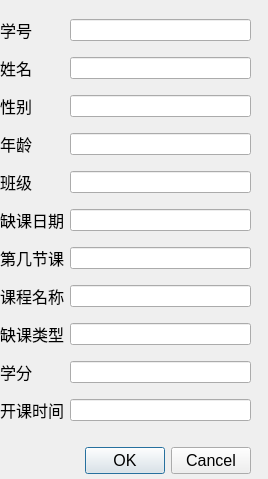
<?xml version="1.0" encoding="UTF-8"?>
<ui version="4.0">
 <class>editstudentinfo</class>
 <widget class="QWidget" name="editstudentinfo">
  <property name="geometry">
   <rect>
    <x>0</x>
    <y>0</y>
    <width>268</width>
    <height>479</height>
   </rect>
  </property>
  <property name="windowTitle">
   <string>Form</string>
  </property>
  <widget class="QDialogButtonBox" name="buttonBox">
   <property name="geometry">
    <rect>
     <x>0</x>
     <y>440</y>
     <width>251</width>
     <height>41</height>
    </rect>
   </property>
   <property name="sizePolicy">
    <sizepolicy hsizetype="Preferred" vsizetype="Preferred">
     <horstretch>0</horstretch>
     <verstretch>0</verstretch>
    </sizepolicy>
   </property>
   <property name="minimumSize">
    <size>
     <width>80</width>
     <height>0</height>
    </size>
   </property>
   <property name="font">
    <font>
     <pointsize>12</pointsize>
    </font>
   </property>
   <property name="layoutDirection">
    <enum>Qt::LeftToRight</enum>
   </property>
   <property name="autoFillBackground">
    <bool>true</bool>
   </property>
   <property name="standardButtons">
    <set>QDialogButtonBox::Cancel|QDialogButtonBox::Ok</set>
   </property>
  </widget>
  <widget class="QWidget" name="layoutWidget">
   <property name="geometry">
    <rect>
     <x>0</x>
     <y>10</y>
     <width>251</width>
     <height>431</height>
    </rect>
   </property>
   <layout class="QGridLayout" name="gridLayout">
    <item row="0" column="0">
     <widget class="QLabel" name="label">
      <property name="font">
       <font>
        <pointsize>12</pointsize>
       </font>
      </property>
      <property name="text">
       <string>学号</string>
      </property>
     </widget>
    </item>
    <item row="0" column="1">
     <widget class="QLineEdit" name="lineEdit_addid"/>
    </item>
    <item row="1" column="0">
     <widget class="QLabel" name="label_2">
      <property name="font">
       <font>
        <pointsize>12</pointsize>
       </font>
      </property>
      <property name="text">
       <string>姓名</string>
      </property>
     </widget>
    </item>
    <item row="1" column="1">
     <widget class="QLineEdit" name="lineEdit_addname"/>
    </item>
    <item row="2" column="0">
     <widget class="QLabel" name="label_3">
      <property name="font">
       <font>
        <pointsize>12</pointsize>
       </font>
      </property>
      <property name="text">
       <string>性别</string>
      </property>
     </widget>
    </item>
    <item row="2" column="1">
     <widget class="QLineEdit" name="lineEdit_addsex"/>
    </item>
    <item row="3" column="0">
     <widget class="QLabel" name="label_4">
      <property name="font">
       <font>
        <pointsize>12</pointsize>
       </font>
      </property>
      <property name="text">
       <string>年龄</string>
      </property>
     </widget>
    </item>
    <item row="3" column="1">
     <widget class="QLineEdit" name="lineEdit_addage"/>
    </item>
    <item row="4" column="0">
     <widget class="QLabel" name="label_5">
      <property name="font">
       <font>
        <pointsize>12</pointsize>
       </font>
      </property>
      <property name="text">
       <string>班级</string>
      </property>
     </widget>
    </item>
    <item row="4" column="1">
     <widget class="QLineEdit" name="lineEdit_addclassname"/>
    </item>
    <item row="5" column="0">
     <widget class="QLabel" name="label_6">
      <property name="font">
       <font>
        <pointsize>12</pointsize>
       </font>
      </property>
      <property name="text">
       <string>缺课日期</string>
      </property>
     </widget>
    </item>
    <item row="5" column="1">
     <widget class="QLineEdit" name="lineEdit_addcoursedate"/>
    </item>
    <item row="6" column="0">
     <widget class="QLabel" name="label_7">
      <property name="font">
       <font>
        <pointsize>12</pointsize>
       </font>
      </property>
      <property name="text">
       <string>第几节课</string>
      </property>
     </widget>
    </item>
    <item row="6" column="1">
     <widget class="QLineEdit" name="lineEdit_addcoursenum"/>
    </item>
    <item row="7" column="0">
     <widget class="QLabel" name="label_8">
      <property name="font">
       <font>
        <pointsize>12</pointsize>
       </font>
      </property>
      <property name="text">
       <string>课程名称</string>
      </property>
     </widget>
    </item>
    <item row="7" column="1">
     <widget class="QLineEdit" name="lineEdit_addcoursename"/>
    </item>
    <item row="8" column="0">
     <widget class="QLabel" name="label_9">
      <property name="font">
       <font>
        <pointsize>12</pointsize>
       </font>
      </property>
      <property name="text">
       <string>缺课类型</string>
      </property>
     </widget>
    </item>
    <item row="8" column="1">
     <widget class="QLineEdit" name="lineEdit_addcoursetype"/>
    </item>
    <item row="9" column="0">
     <widget class="QLabel" name="label_10">
      <property name="font">
       <font>
        <pointsize>12</pointsize>
       </font>
      </property>
      <property name="text">
       <string>学分</string>
      </property>
     </widget>
    </item>
    <item row="9" column="1">
     <widget class="QLineEdit" name="lineEdit_addcredit"/>
    </item>
    <item row="10" column="0">
     <widget class="QLabel" name="label_11">
      <property name="font">
       <font>
        <pointsize>12</pointsize>
       </font>
      </property>
      <property name="text">
       <string>开课时间</string>
      </property>
     </widget>
    </item>
    <item row="10" column="1">
     <widget class="QLineEdit" name="lineEdit_addlauchtime"/>
    </item>
   </layout>
  </widget>
 </widget>
 <resources/>
 <connections/>
</ui>
